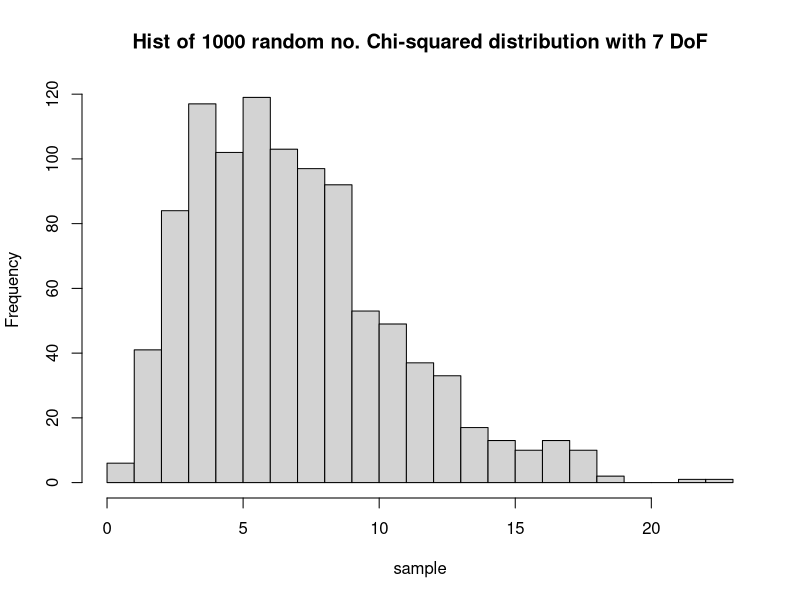
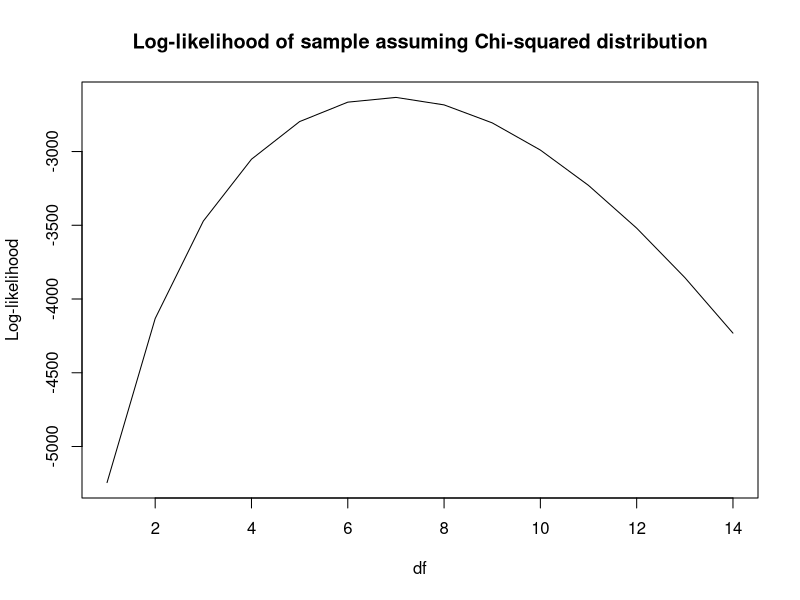
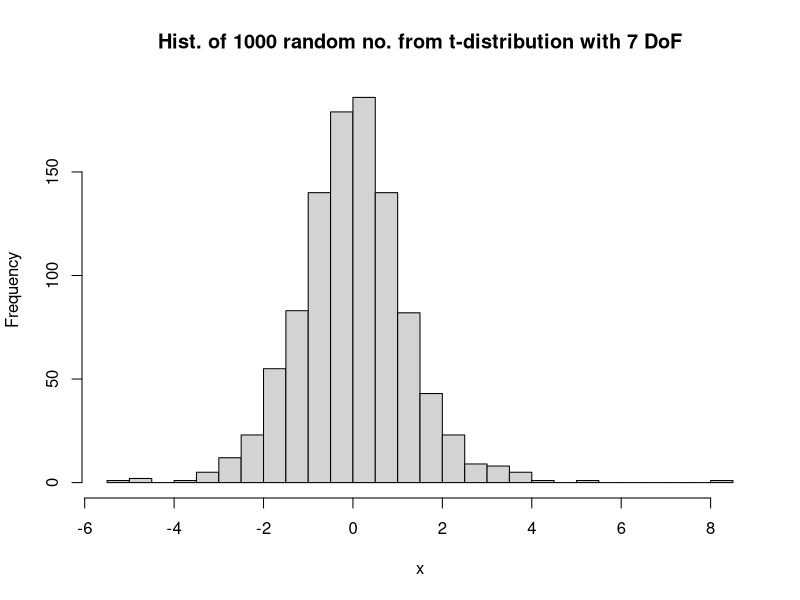
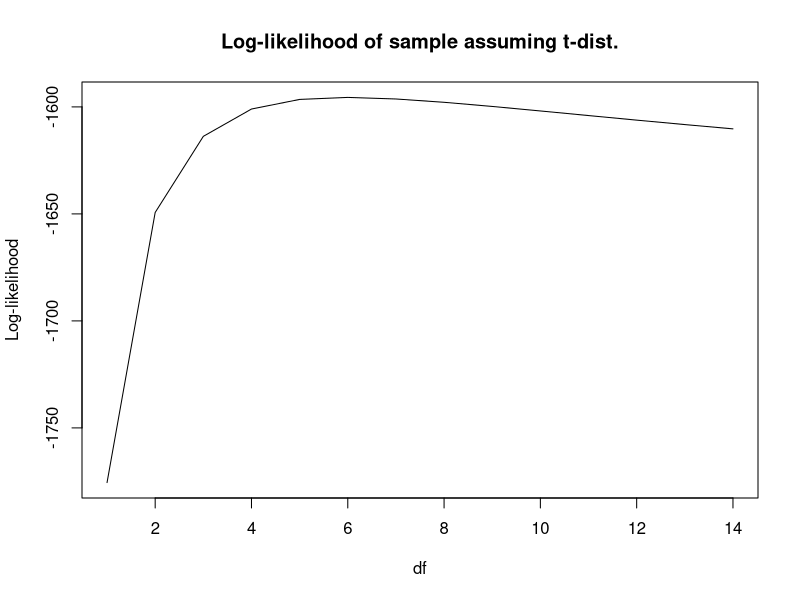
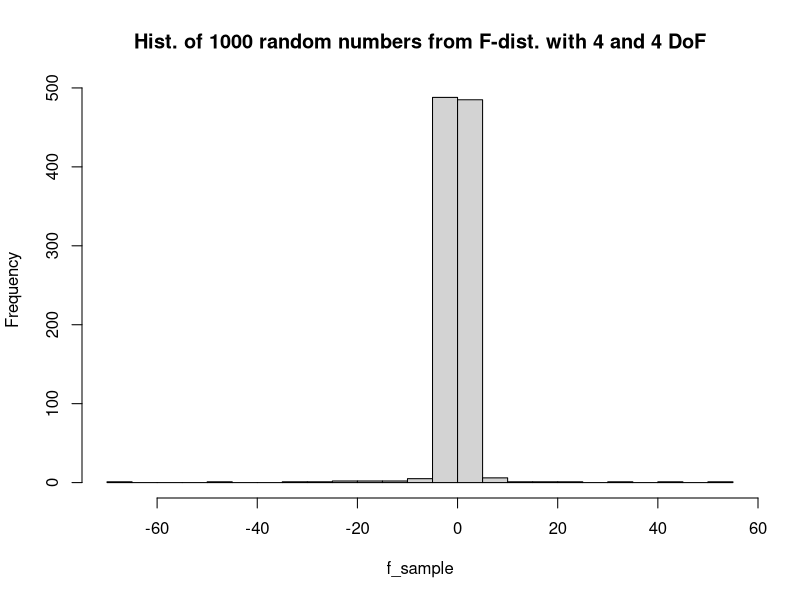
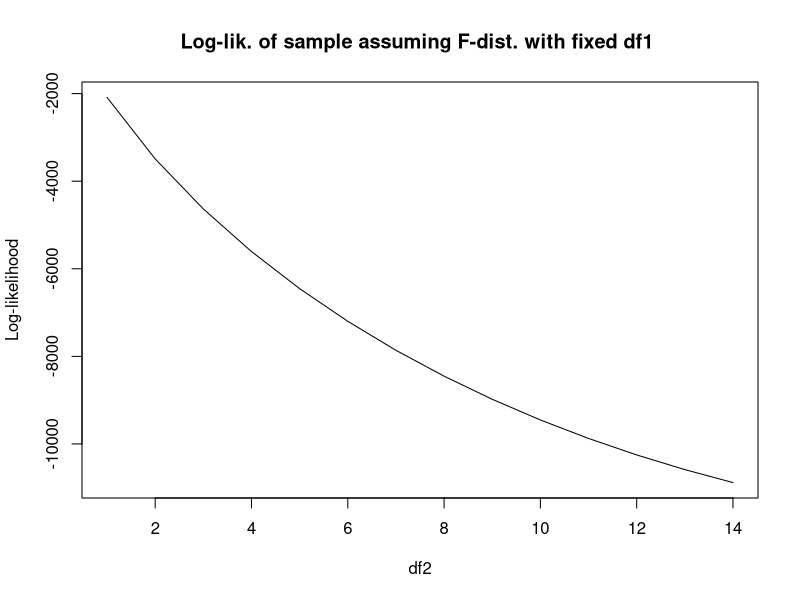

These charts were generated, in order, by the following R code:
## ---- chunk 1
knitr::opts_chunk$set(echo = F, message = F, warning = F, collapse = T)
library(tidyverse)
## ---- chunk 2
sample <- rchisq(n = 1000, df = 7)
hist(sample, breaks = 20, main = "Hist of 1000 random no. Chi-squared distribution with 7 DoF")

## ---- chunk 3

loglik_chi <- function(df, x){
  sum(dchisq(x,df=df, log=TRUE))
}

sample_loglik <- sapply(1:14,function(df) loglik_chi(df,sample))

plot(1:14, sample_loglik, type = "l", xlab = "df", ylab = "Log-likelihood",
     main = "Log-likelihood of sample assuming Chi-squared distribution")
## ---- chunk 4
chi_sq_sample <- rchisq(n = 1000, df = 7)
z <- rnorm(n = 1000)

#t-distribution with 7 degrees of freedom
x <- sqrt(7) * z / sqrt(chi_sq_sample)

hist(x, breaks = 20, main = "Hist. of 1000 random no. from t-distribution with 7 DoF")
## ---- chunk 5
loglik_t <- function(df, x) {
  sum(dt(x, df = df, log = TRUE))
}

sample_loglik_t <- sapply(1:14, function(df) loglik_t(df, x))

plot(1:14, sample_loglik_t, type = "l", xlab = "df", ylab = "Log-likelihood",
     main = "Log-likelihood of sample assuming t-dist.")
## ---- chunk 6
z1 <- rnorm(n = 1000)
z2 <- rnorm(n = 1000)

chi_sq1 <- rchisq(n = 1000, df = 4)
chi_sq2 <- rchisq(n = 1000, df = 4)

f_sample <- (z1 / sqrt(chi_sq1 / 4)) / (z2 / sqrt(chi_sq2 / 4))
f_sample <- f_sample / (7 / chi_sq1 + 7 / chi_sq2)

hist(f_sample, breaks = 20, main = "Hist. of 1000 random numbers from F-dist. with 4 and 4 DoF")

## ---- chunk 7
loglik_f <- function(df2, x) {
  sum(df2/2 * log(df2/2) + (df2/2 + 2) * log(x) -
        (df2/2 + df2 * x / 2))
}

f_sample <- rf(n = 1000, df1 = 4, df2 = 4)

sample_loglik_f <- sapply(1:14, function(df2) loglik_f(df2, f_sample))

plot(1:14, sample_loglik_f, type = "l", xlab = "df2", ylab = "Log-likelihood",
     main = "Log-lik. of sample assuming F-dist. with fixed df1 ")
## ---- chunk 8

p_value <- function(x) {
  p <- 1 - pnorm(abs(x))
  return(p)
}

## ---- chunk 9
p_value_t <- function(x, df) {
  p <- 1 - pt(abs(x), df)
  return(p)
}
## ---- chunk 10
treatment <- rnorm(n=12,mean=3,sd=1)

control <- rnorm(n=12,mean=0,sd=1)

t_test_default <- t.test(treatment,control)

t_test_equal <- t.test(treatment, control, var.equal= TRUE)

print(t_test_default)

print(t_test_equal)

## ---- chunk 11
treatment <- rnorm(n = 12, mean = 3, sd = 1)
control <- rnorm(n = 12, mean = 0, sd = 1)


x1 <- mean(treatment)
x2 <- mean(control)
s1 <- sd(treatment)
s2 <- sd(control)

t_test <- function(x1,x2,s1,s2,n1,n2){
  t_stat <- (x1-x2) / sqrt((s1^2/n1)+(s2^2/n2))
  df <- (s1^2 / n1 + s2^2 / n2)^2 / ((s1^2 / n1)^2 / (n1 - 1) + (s2^2 / n2)^2 / (n2 -1))
  p_val <- 2 * pt(abs(t_stat), df, lower.tail = FALSE)
  return(list(t_stat = t_stat, df = df, p_val = p_val))
}

t_test_equal <- function(x1,x2,s1,s2,n1,n2){
  s_p <- sqrt(((n1 - 1) * s1^2 + (n2 - 1) * s2^2) / (n1 + n2 - 2))
  t_stat <- (x1 - x2) / (s_p * sqrt(1/n1 + 1/n2))
  df <- n1 + n2 - 2
  p_val <- 2 * pt(abs(t_stat), df, lower.tail = FALSE)
  return(list(t_stat = t_stat, df = df, p_val = p_val))
}

results <- t_test(x1, x2, s1, s2, length(treatment), length(control))
cat("unequal var\n")
cat("t-statistic:", results$t_stat, "\n")
cat("degrees of freedom:", results$df, "\n")
cat("p-value:", results$p_val, "\n")


results <- t_test_equal(x1, x2, s1, s2, length(treatment), length(control))
cat("equal var\n")
cat("t-statistic:", results$t_stat, "\n")
cat("degrees of freedom:", results$df, "\n")
cat("p-value:", results$p_val, "\n")


